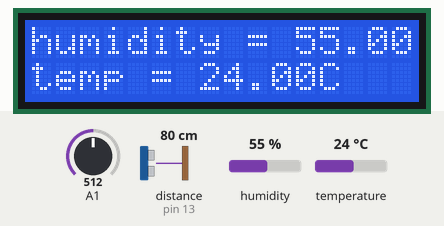
Simulated run of this sketch. Board: Arduino Uno, built with avr-gcc and run on an emulated ATmega328P. On the bench: 16×2 character LCD. The test bench sets the inputs (shaded band); at power-on: A1 = 512, distance to the obstacle (sensor on pin 13) 80 cm, humidity 55 %, temperature 24 °C. The echo pulse lasts 58.3 µs per cm; what the sketch prints to the serial monitor is not drawn.

Above: at 1.7 s.
1.8 s: A1 set to 800
3.3 s: A1 set to 834
At 4.7 s:
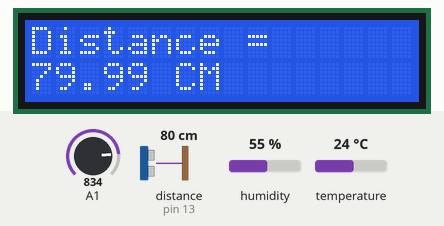
Timing chart, 0 to 6.3 s (numbered marks = the images above; inputs shaded):
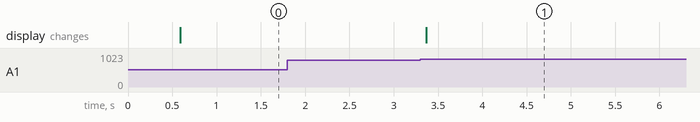

The sketch:

lcd_dht11_ultrasonic_correct.ino
```cpp
/* The purpose of this code is to read the temperature and humidity from a dht11 sensor, aswell as the distance of an object with the ultrasonic sensor.
I will display the distnace, but when a button is pushed the humidity and temperature will be displayed*/
#include "dht.h"  // include the libabary for our dht11
#define dht_apin A0 //idenitfya variable for pin A0
dht DHT; //define dht
#include <LiquidCrystal.h>  //include the library for our lcd
const int rs = 12, en = 11, d4 = 5, d5 = 4, d6 = 3, d7 = 2; //define pins for lcd
LiquidCrystal lcd(rs, en, d4, d5, d6, d7);  //activate pins of the lcd
#define trigPin 10 // identify the trig pin for the ultrasonic
#define echoPin 13 // identify echo pin for ultrasonic sensor
float duration, distance; // allows our ultrasonic sensor to display decimal values
void setup() {
  // put your setup code here, to run once:
Serial.begin(9600); //identify a bit value
lcd.begin(16,2);  //identify the size of the screen
pinMode(trigPin, OUTPUT); // idenitfy trig pin as output
pinMode(echoPin, INPUT); // identify echopin as output
analogRead(A1); // identify pin a1 as an input
delay(500);    //delay for half a second
}
void loop() {
  float sensorValue = analogRead(A1); //identify a variable for analogRead
  float Voltage = sensorValue * (5.0 / 1023.0); // convert bitvalue to a voltage
   if(4 > Voltage >=  0){ // the following action will only occur if voltrage is between 0 and less than 4 (button unpressed)
    DHT.read11(dht_apin); //read from analog pin A0
    lcd.setCursor(0,0); // determine the coordinate for the writing to start
    lcd.print("humidity = "); // write humidity before the actual value so we dont get confused
    lcd.print(DHT.humidity); //display the humidity value
    lcd.print("%  "); // display a percentage symbol after the humidity
    lcd.setCursor(0,-1); //begin the temperature reading on the bottom column
    lcd.print("temp = "); // write temp so we dont get confused
    lcd.print(DHT.temperature); // display the temperature
    lcd.print("C  "); // c for celcius so we dont confuse our units

  }
  if(Voltage >=4){ //this will only occur if voltage is greater than or equal to 4 (button pressed)
   lcd.setCursor(0,0); // tells the lcd where to begin
digitalWrite(trigPin, LOW); // turns off trig pin
delayMicroseconds(2); //delays for 2 micro seconds
digitalWrite(trigPin, HIGH); // turns on trigpin
delayMicroseconds(10); // delays for 10 micro seconds
digitalWrite(trigPin,LOW); // turn off trigPin
duration = pulseIn(echoPin, HIGH); //identify parameter for duration
distance = (duration / 2) * 0.0343; //create formula to calculate distance
 lcd.clear(); //clear lcd to avoid over lapping
  lcd.setCursor(0,0); //tells the lcd where to begin
  lcd.print("Distance = "); //physically prints the word distance so we know what we are talking about
  lcd.setCursor(0, -1); //tells the lcd where to send the following writing
  lcd.print(distance); //prints the calculated distance
  lcd.print(" CM"); //prints out cm so we are familiar with out units
   }
   Serial.println(Voltage); // shows our voltage so we can measure it to trouble shoot and issue with the pushbutton.

}
```

Measured:
- the behaviour switches between 818 and 819 on A1 (found by bisection; images 0 and 1)
- after the input at 1.8 s, every drawn part: stays the same
- after the input at 3.3 s, the display: changes after 0.07 s (image 1)
